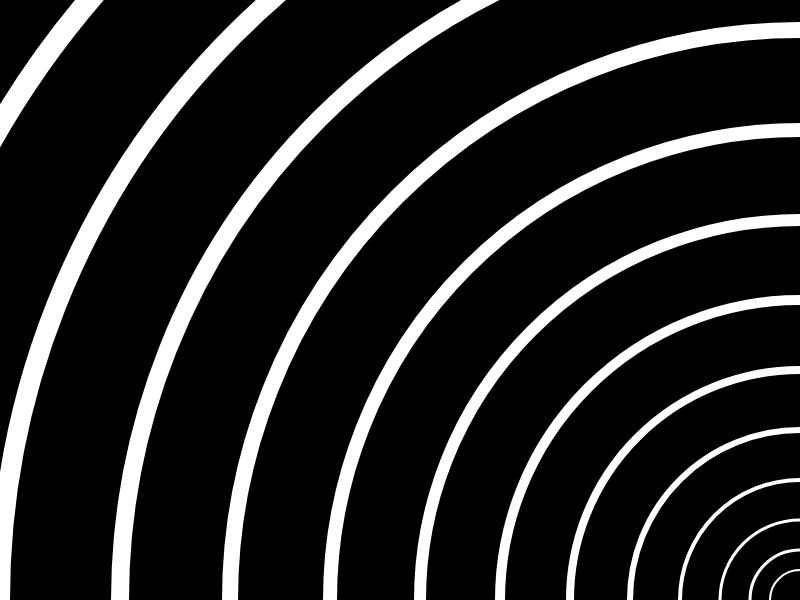
Frame 1 (no input)
Frame 60 (no input): identical to frame 1, image omitted
Frame 120 (the mouse pressed at the canvas centre since frame 60): identical to frame 1, image omitted

The p5.js sketch that drew this single still picture (run headless with seeded random() and noise() and a simulated clock; from frame 60 on, the mouse is pressed at the canvas centre):

// p5.js sketch
// ── sketch.js
function setup(){
    createCanvas(800, 600);
    background(0, 144, 111);
    
    fill(0);
    
    strokeWeight(24);
    stroke(255);
    ellipse(800, 600, 2140, 2140);
    
    strokeWeight(22);
    stroke(255);
    ellipse(800, 600, 1860, 1860);
    
    strokeWeight(20);
    stroke(255);
    ellipse(800, 600, 1600, 1600);
    
    strokeWeight(18);
    stroke(255);
    ellipse(800, 600, 1360, 1360);
    
    strokeWeight(16);
    stroke(255);
    ellipse(800, 600, 1140, 1140);
    
    strokeWeight(14);
    stroke(255);
    ellipse(800, 600, 940, 940);
    
    strokeWeight(12);
    stroke(255);
    ellipse(800, 600, 760, 760);
    
    strokeWeight(10);
    stroke(255);
    ellipse(800, 600, 600, 600);
    
    strokeWeight(8);
    stroke(255);
    ellipse(800, 600, 460, 460);
    
    strokeWeight(6);
    stroke(255);
    ellipse(800, 600, 340, 340);
    
    strokeWeight(4);
    stroke(255);
    ellipse(800, 600, 240, 240);
    
    strokeWeight(3);
    stroke(255);
    ellipse(800, 600, 160, 160);
    
    //noStroke();
    ellipse(800, 600, 100, 100);

    strokeWeight(2);
    stroke(255);
    ellipse(800, 600, 60, 60);

}
function draw(){

}
